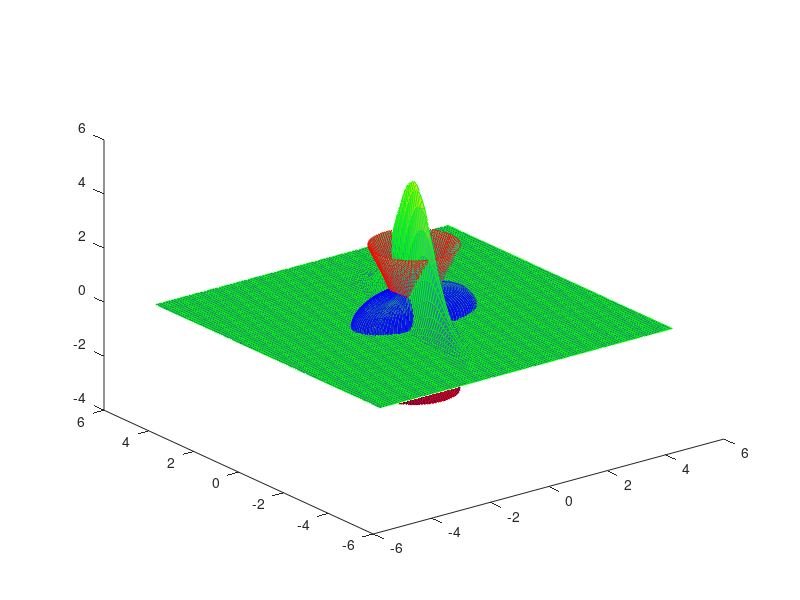

Write the MATLAB code that produced this figure.
hold on

[X,Y] = meshgrid(-5:0.1:5,-5:0.1:5);

Z1 = 5.*exp(5.*X.*Y - 10.*X.^2 - Y.^2);

surf(X, Y, Z1, 'EdgeColor', 'green');

% elipsoid
% x^2 + 4*y^2 + 3*z^2 = 4
theta = linspace(-pi/2, pi/2, 100);
phi = linspace(0, 2*pi, 100);
[PHI, THETA] = meshgrid(phi, theta);
xunit = 2.*cos(PHI).*cos(THETA);
yunit = sin(PHI).*cos(THETA);
zunit = (2/sqrt(3)).*sin(THETA);
surf(xunit, yunit, zunit, 'EdgeColor', 'blue');

% hiperboloid
xh = 0.5.*cos(PHI).*cosh(THETA);
yh = 0.5.*sin(PHI).*cosh(THETA);
zh = -(2/sqrt(3)).*sinh(THETA);
surf(xh, yh, zh, 'EdgeColor', 'red');

view(3)
hold off
